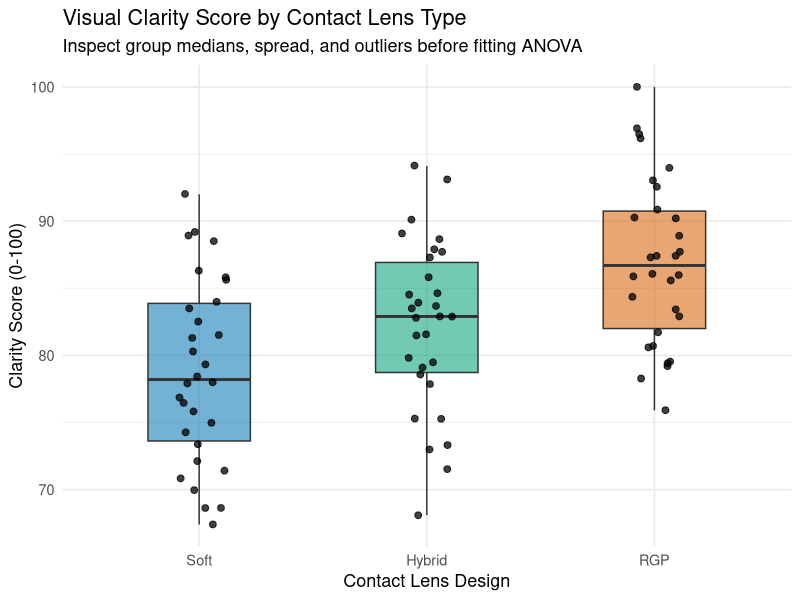
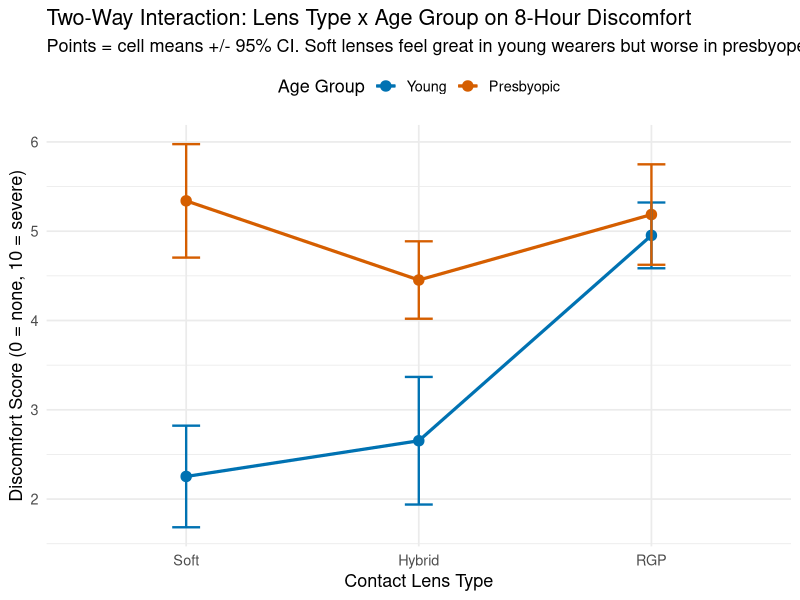

The R script that drew these images, in order:
# =============================================================================
#  SCRIPT 10: ONE-WAY & TWO-WAY ANOVA, CONTRASTS & MULTIPLE COMPARISONS
#  Course  : Biostatistics & Experimental Design I (NECO GRS97003)
#  Week    : Week 7 - ANOVA & the General Linear Model
#  Slides  : BioStats-1_2026_reformat.pptx (Slides 238-296)
#  Notes   : [BIOSTATS]-NOTES-Analysis of Variance.docx
#  Reuses  : Biostats-1-Examples-10-29-19.R, Biostats-1-Examples-11-4-19.R
#  Datasets: data/07_contact_lens_comfort.csv
#
#  Topics Covered:
#    1. Why multiple unadjusted t-tests inflate Family-Wise Error Rate (FWER)
#    2. Worked One-Way ANOVA by hand (exact Slide 261-264 numbers)
#    3. One-Way ANOVA in R: aov(), lm() unification (R^2 = eta^2), Levene & Welch
#    4. Two-Way Factorial ANOVA & interaction plots (Lens Type x Age Group)
#    5. Post-hoc tests & multiplicity control:
#         - Tukey's Honestly Significant Difference (TukeyHSD)
#         - Planned contrasts (higher power than all-pairs!)
#         - p.adjust(): Bonferroni, Holm (FWER) vs. Benjamini-Hochberg (FDR)
# =============================================================================


# ---- 0. Setup ---------------------------------------------------------------
rm(list = ls())
library(tidyverse)
library(broom)
library(car)         # For car::leveneTest()
theme_set(theme_minimal(base_size = 13))
set.seed(2026)

lens_df <- readr::read_csv("data/07_contact_lens_comfort.csv", show_col_types = FALSE) |>
  mutate(
    lens_type = factor(lens_type, levels = c("Soft", "Hybrid", "RGP")),
    age_group = factor(age_group, levels = c("Young", "Presbyopic"))
  )
glimpse(lens_df)


# ---- 1. Why Multiple t-Tests Inflate Type I Error (Slides 253, 271) ---------
# With k groups, there are m = k*(k - 1)/2 pairwise comparisons.
# Under the global null (all group means identical), running m independent
# tests at alpha = 0.05 gives FWER = 1 - (1 - 0.05)^m.
fwer_table <- tibble(k_groups = 2:10) |>
  mutate(
    m_pairs            = choose(k_groups, 2),
    fwer_indep_approx  = 1 - (1 - 0.05)^m_pairs,
    bonferroni_alpha   = 0.05 / m_pairs
  )
print(fwer_table)

# Verify by simulation with k = 4 null groups (6 pairwise t-tests per study!)
n_null_studies <- 2000
false_alarm_any_t <- replicate(n_null_studies, {
  g <- factor(rep(1:4, each = 15))
  y <- rnorm(60, mean = 0, sd = 1)
  p_pairs <- pairwise.t.test(y, g, p.adjust.method = "none")$p.value
  any(p_pairs < 0.05, na.rm = TRUE)
})
false_alarm_anova <- replicate(n_null_studies, {
  g <- factor(rep(1:4, each = 15))
  y <- rnorm(60, mean = 0, sd = 1)
  summary(aov(y ~ g))[[1]]$`Pr(>F)`[1] < 0.05
})
cat(sprintf("\nUnder true H0 (4 groups): Unadjusted pairwise t-tests reject %.1f%% of studies!\n",
            100 * mean(false_alarm_any_t)))
cat(sprintf("Under true H0 (4 groups): Omnibus ANOVA F-test rejects       %.1f%% (controls alpha = 5%%!)\n",
            100 * mean(false_alarm_anova)))


# ---- 2. Worked One-Way ANOVA by Hand (Exact Numbers from Slides 261-264) ----
# Four groups, n = 10 each; sample means = (10, 20, 15, 15); SDs = (5, 4, 6, 5)
grp_means <- c(10, 20, 15, 15)
grp_sds   <- c(5, 4, 6, 5)
grp_n     <- c(10, 10, 10, 10)
k_grp     <- length(grp_means)
N_tot     <- sum(grp_n)

grand_mean <- sum(grp_n * grp_means) / N_tot          # 15
SS_between <- sum(grp_n * (grp_means - grand_mean)^2) # 500
SS_within  <- sum((grp_n - 1) * grp_sds^2)            # 918
SS_total   <- SS_between + SS_within                  # 1418

df_between <- k_grp - 1                               # 3
df_within  <- N_tot - k_grp                           # 36
MS_between <- SS_between / df_between                 # 166.67
MS_within  <- SS_within  / df_within                  # 25.50
F_obs      <- MS_between / MS_within                  # 6.536
p_val      <- pf(F_obs, df1 = df_between, df2 = df_within, lower.tail = FALSE)
F_crit_05  <- qf(0.95,  df1 = df_between, df2 = df_within)
eta2_hand  <- SS_between / SS_total                   # R^2 "slyly hanging out in the table" (Slide 269!)

cat("\n--- Hand-Calculated ANOVA Table (Slides 261-264) ---\n")
cat(sprintf("SS_between = %.1f (df = %d, MS = %.2f)\n", SS_between, df_between, MS_between))
cat(sprintf("SS_within  = %.1f (df = %d, MS = %.2f)\n", SS_within,  df_within,  MS_within))
cat(sprintf("F_observed = %.3f (F_crit = %.3f) | p = %.5f | R^2 = eta^2 = %.3f\n",
            F_obs, F_crit_05, p_val, eta2_hand))


# ---- 3. One-Way ANOVA in R & Unification with lm() (Slides 244-270) ---------
# Clinical question: Does vision clarity score (0-100) differ among Soft,
# Hybrid, and RGP contact lenses? (`data/07_contact_lens_comfort.csv`)

# Plot first!
ggplot(lens_df, aes(x = lens_type, y = clarity_score, fill = lens_type)) +
  geom_boxplot(width = 0.45, alpha = 0.55, outlier.shape = NA) +
  geom_jitter(width = 0.12, size = 2, alpha = 0.75) +
  scale_fill_manual(values = c("Soft" = "#0072B2", "Hybrid" = "#009E73", "RGP" = "#D55E00")) +
  labs(
    title    = "Visual Clarity Score by Contact Lens Type",
    subtitle = "Inspect group medians, spread, and outliers before fitting ANOVA",
    x        = "Contact Lens Design", y = "Clarity Score (0-100)"
  ) +
  theme(legend.position = "none")

# Fit One-Way ANOVA via aov() AND via lm() to prove they are the SAME linear model!
fit_aov <- aov(clarity_score ~ lens_type, data = lens_df)
fit_lm  <- lm(clarity_score  ~ lens_type, data = lens_df)

cat("\n--- One-Way ANOVA via aov() ---\n")
print(summary(fit_aov))

cat("\n--- Same Model via lm(): Check F-statistic and R^2! ---\n")
print(summary(fit_lm))

# Check equal-variance assumption (Levene's test) & Welch's robust one-way ANOVA
cat("\nLevene's test for homogeneity of variance:\n")
print(car::leveneTest(clarity_score ~ lens_type, data = lens_df))

cat("\nWelch's One-Way ANOVA (does NOT assume equal variances):\n")
print(oneway.test(clarity_score ~ lens_type, data = lens_df, var.equal = FALSE))


# ---- 4. Two-Way Factorial ANOVA & Interaction Plots (Slides 271-279) --------
# Clinical question (NOTES-Analysis of Variance):
#   How do Contact Lens Type (Soft, Hybrid, RGP) AND Age Group (Young, Presbyopic)
#   affect 8-hour eye discomfort (0-10)? Does the best lens DEPEND on age group?

cell_summary <- lens_df |>
  group_by(age_group, lens_type) |>
  summarize(
    n    = n(),
    mean = mean(discomfort_score),
    sd   = sd(discomfort_score),
    se   = sd / sqrt(n),
    .groups = "drop"
  )
print(cell_summary)

# Interaction plot (Slides 274 & 278): non-parallel / crossing lines signal interaction!
ggplot(cell_summary, aes(x = lens_type, y = mean, colour = age_group, group = age_group)) +
  geom_line(linewidth = 1.1) +
  geom_point(size = 3.2) +
  geom_errorbar(aes(ymin = mean - 1.96 * se, ymax = mean + 1.96 * se),
                width = 0.12, linewidth = 0.8) +
  scale_colour_manual(values = c("Young" = "#0072B2", "Presbyopic" = "#D55E00"),
                      name = "Age Group") +
  labs(
    title    = "Two-Way Interaction: Lens Type x Age Group on 8-Hour Discomfort",
    subtitle = "Points = cell means +/- 95% CI. Soft lenses feel great in young wearers but worse in presbyopes!",
    x        = "Contact Lens Type", y = "Discomfort Score (0 = none, 10 = severe)"
  ) +
  theme(legend.position = "top")

# Fit balanced Two-Way Factorial ANOVA (`lens_type * age_group` = main effects + interaction)
fit_2way <- aov(discomfort_score ~ lens_type * age_group, data = lens_df)
cat("\n--- Two-Way Factorial ANOVA Table ---\n")
print(summary(fit_2way))
# Because the interaction F_AB is strongly significant, interpret lens effects
# CONDITIONALLY within each age group rather than quoting main effects alone!


# ---- 5. Post-Hoc Tests, Planned Contrasts & p.adjust() (Slides 280-296) -----
# 5a. Tukey's Honestly Significant Difference (TukeyHSD) on clarity_score
#     Controls Family-Wise Error Rate across all pairwise comparisons simultaneously.
cat("\n--- Tukey HSD Pairwise Comparisons (Clarity Score) ---\n")
tukey_clarity <- TukeyHSD(fit_aov)
print(tukey_clarity)
broom::tidy(tukey_clarity)

# 5b. Planned Orthogonal Contrasts (Slides 294-295, 316):
#     Suppose BEFORE seeing data we had two focused questions:
#       Contrast 1: Soft vs. Rigid-containing (Hybrid + RGP)  -> c(-2, +1, +1)
#       Contrast 2: Hybrid vs. RGP                            -> c( 0, -1, +1)
lens_contrasts <- lens_df
contrasts(lens_contrasts$lens_type) <- cbind(
  Soft_vs_Rigid = c(-2,  1, 1),
  Hybrid_vs_RGP = c( 0, -1, 1)
)
fit_planned <- aov(clarity_score ~ lens_type, data = lens_contrasts)
cat("\n--- Planned Orthogonal Contrasts ---\n")
print(summary(fit_planned, split = list(lens_type = list(
  "Soft vs. (Hybrid & RGP)" = 1,
  "Hybrid vs. RGP"          = 2
))))

# 5c. Comparing Multiplicity Corrections via p.adjust() (Slides 284-291)
# Exact p-value vector from Slide 291 + a 6-test clinical family:
slide_p <- c(0.10, 0.05, 0.01, 0.002)
tibble(
  raw_p      = slide_p,
  bonferroni = p.adjust(slide_p, method = "bonferroni"),  # Controls FWER (conservative)
  holm       = p.adjust(slide_p, method = "holm"),        # Controls FWER (uniformly >= Bonferroni power!)
  bh_fdr     = p.adjust(slide_p, method = "BH")           # Controls False Discovery Rate (step-up)
)

# Verify the Benjamini-Hochberg step-up rule manually at q = 0.05 (Slide 287):
p_sorted <- sort(slide_p)
m_tests  <- length(p_sorted)
q_target <- 0.05
tibble(
  rank_k        = 1:m_tests,
  p_ordered     = p_sorted,
  bh_threshold  = (rank_k / m_tests) * q_target,
  below_thresh  = p_ordered <= bh_threshold
)


# ---- 6. Try It Yourself (Exercises) -----------------------------------------
# 1. Run `TukeyHSD(fit_2way)` and inspect the `lens_type:age_group` comparisons.
#    Within `Young` wearers, which lens pairs differ significantly? What about `Presbyopic`?
# 2. Check the residual diagnostics of `fit_2way` (`plot(fit_2way)` or ggplot Q-Q
#    and residuals vs. fitted). Do the ANOVA assumptions look reasonable?
# 3. Explain why Holm's step-down adjustment is always at least as powerful as
#    ordinary Bonferroni while still controlling the same Family-Wise Error Rate.
